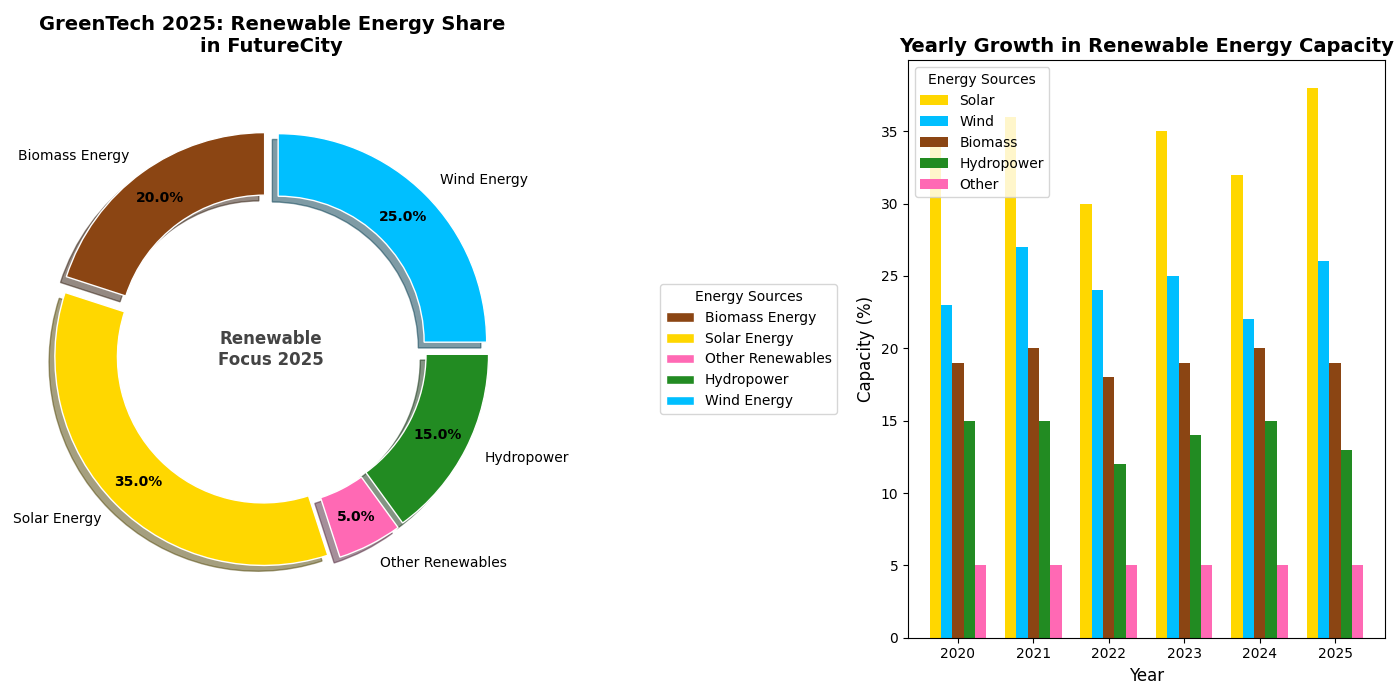

Source code (Python):
import matplotlib.pyplot as plt
import numpy as np

# Define the data for the ring chart (donut chart)
energy_sources = ['Biomass Energy', 'Solar Energy', 'Other Renewables', 'Hydropower', 'Wind Energy']
percentages = [20, 35, 5, 15, 25]
colors = ['#8B4513', '#FFD700', '#FF69B4', '#228B22', '#00BFFF']

# Define data for the bar chart
years = np.arange(2020, 2026)
solar = [34, 36, 30, 35, 32, 38]
wind = [23, 27, 24, 25, 22, 26]
biomass = [19, 20, 18, 19, 20, 19]
hydropower = [15, 15, 12, 14, 15, 13]
other_renewables = [5, 5, 5, 5, 5, 5]

# Create the figure with two subplots: 1x2 grid
fig, axs = plt.subplots(1, 2, figsize=(14, 7))

# Donut chart
wedges, texts, autotexts = axs[0].pie(
    percentages, 
    labels=energy_sources, 
    colors=colors, 
    autopct='%1.1f%%', 
    startangle=90, 
    pctdistance=0.85, 
    wedgeprops=dict(width=0.3, edgecolor='w'),
    explode=(0.05, 0.05, 0.05, 0.05, 0.05),
    shadow=True
)

centre_circle = plt.Circle((0, 0), 0.70, fc='white')
axs[0].add_artist(centre_circle)
axs[0].set_title('GreenTech 2025: Renewable Energy Share\nin FutureCity', fontsize=14, fontweight='bold')

plt.setp(autotexts, size=10, weight="bold", color="black")
plt.setp(texts, size=10)
axs[0].axis('equal')

axs[0].legend(wedges, energy_sources, title="Energy Sources", loc='center left', bbox_to_anchor=(1.3, 0.5), fontsize=10)
axs[0].annotate('Renewable\nFocus 2025', xy=(0, 0), fontsize=12, fontweight='bold', color='#444444', ha='center', va='center')

# Bar chart
width = 0.15
bar_positions = np.arange(len(years))

axs[1].bar(bar_positions - 2*width, solar, width, label='Solar', color='#FFD700')
axs[1].bar(bar_positions - width, wind, width, label='Wind', color='#00BFFF')
axs[1].bar(bar_positions, biomass, width, label='Biomass', color='#8B4513')
axs[1].bar(bar_positions + width, hydropower, width, label='Hydropower', color='#228B22')
axs[1].bar(bar_positions + 2*width, other_renewables, width, label='Other', color='#FF69B4')

axs[1].set_title('Yearly Growth in Renewable Energy Capacity', fontsize=14, fontweight='bold')
axs[1].set_xlabel('Year', fontsize=12)
axs[1].set_ylabel('Capacity (%)', fontsize=12)
axs[1].set_xticks(bar_positions)
axs[1].set_xticklabels(years)
axs[1].legend(title="Energy Sources", fontsize=10, loc='upper left')

plt.tight_layout()
plt.show()
